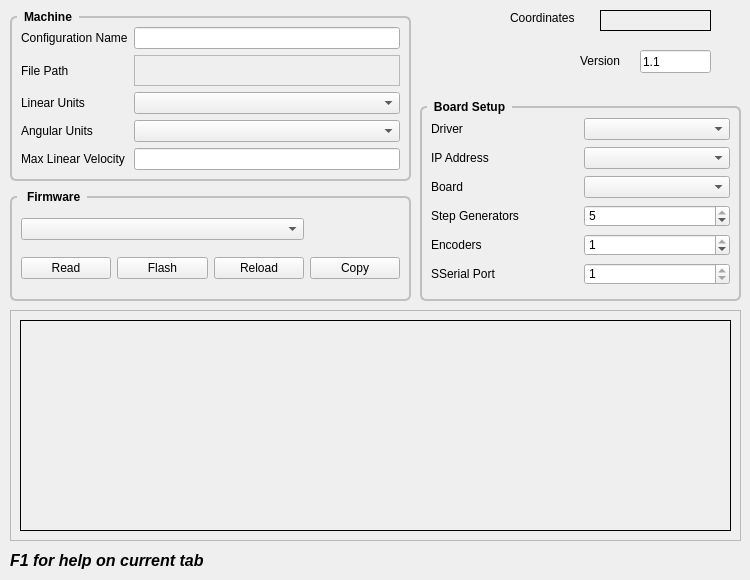
      <widget class="QWidget" name="machine">
       <attribute name="title">
        <string>Machine</string>
       </attribute>
       <widget class="QLabel" name="label_30">
        <property name="geometry">
         <rect>
          <x>580</x>
          <y>50</y>
          <width>59</width>
          <height>21</height>
         </rect>
        </property>
        <property name="text">
         <string>Version</string>
        </property>
       </widget>
       <widget class="QLineEdit" name="versionLE">
        <property name="geometry">
         <rect>
          <x>640</x>
          <y>50</y>
          <width>71</width>
          <height>23</height>
         </rect>
        </property>
        <property name="text">
         <string>1.1</string>
        </property>
       </widget>
       <widget class="QGroupBox" name="gridGroupBox">
        <property name="geometry">
         <rect>
          <x>420</x>
          <y>100</y>
          <width>321</width>
          <height>201</height>
         </rect>
        </property>
        <property name="styleSheet">
         <string notr="true">QGroupBox {
    font: bold;
    border: 2px solid silver;
    border-radius: 6px;
    margin-top: 6px;
}

QGroupBox::title {
    subcontrol-origin: margin;
    left: 7px;
    padding: 0px 5px 0px 5px;
}</string>
        </property>
        <property name="title">
         <string>Board Setup</string>
        </property>
        <layout class="QGridLayout" name="gridLayout_26">
         <item row="4" column="1">
          <widget class="QSpinBox" name="encodersSB">
           <property name="minimum">
            <number>0</number>
           </property>
           <property name="maximum">
            <number>1</number>
           </property>
           <property name="value">
            <number>1</number>
           </property>
          </widget>
         </item>
         <item row="3" column="1">
          <widget class="QSpinBox" name="stepgensSB">
           <property name="minimum">
            <number>1</number>
           </property>
           <property name="maximum">
            <number>5</number>
           </property>
           <property name="value">
            <number>5</number>
           </property>
          </widget>
         </item>
         <item row="0" column="0">
          <widget class="QLabel" name="label_36">
           <property name="text">
            <string>Driver</string>
           </property>
          </widget>
         </item>
         <item row="1" column="1">
          <widget class="QComboBox" name="ipAddressCB"/>
         </item>
         <item row="3" column="0">
          <widget class="QLabel" name="label_33">
           <property name="text">
            <string>Step Generators</string>
           </property>
          </widget>
         </item>
         <item row="2" column="1">
          <widget class="QComboBox" name="boardCB"/>
         </item>
         <item row="0" column="1">
          <widget class="QComboBox" name="driverCB"/>
         </item>
         <item row="4" column="0">
          <widget class="QLabel" name="label_34">
           <property name="text">
            <string>Encoders</string>
           </property>
          </widget>
         </item>
         <item row="2" column="0">
          <widget class="QLabel" name="label_32">
           <property name="text">
            <string>Board</string>
           </property>
          </widget>
         </item>
         <item row="1" column="0">
          <widget class="QLabel" name="label_27">
           <property name="text">
            <string>IP Address</string>
           </property>
          </widget>
         </item>
         <item row="5" column="0">
          <widget class="QLabel" name="label_35">
           <property name="text">
            <string>SSerial Port</string>
           </property>
          </widget>
         </item>
         <item row="5" column="1">
          <widget class="QSpinBox" name="sserialSB">
           <property name="minimum">
            <number>1</number>
           </property>
           <property name="maximum">
            <number>1</number>
           </property>
          </widget>
         </item>
        </layout>
       </widget>
       <widget class="QLabel" name="label_10">
        <property name="geometry">
         <rect>
          <x>510</x>
          <y>10</y>
          <width>91</width>
          <height>16</height>
         </rect>
        </property>
        <property name="text">
         <string>Coordinates</string>
        </property>
       </widget>
       <widget class="QLabel" name="coordinatesLB">
        <property name="geometry">
         <rect>
          <x>600</x>
          <y>10</y>
          <width>111</width>
          <height>21</height>
         </rect>
        </property>
        <property name="frameShape">
         <enum>QFrame::Box</enum>
        </property>
        <property name="text">
         <string/>
        </property>
       </widget>
       <widget class="QScrollArea" name="scrollArea">
        <property name="geometry">
         <rect>
          <x>10</x>
          <y>310</y>
          <width>731</width>
          <height>231</height>
         </rect>
        </property>
        <property name="widgetResizable">
         <bool>true</bool>
        </property>
        <widget class="QWidget" name="scrollAreaWidgetContents">
         <property name="geometry">
          <rect>
           <x>0</x>
           <y>0</y>
           <width>729</width>
           <height>229</height>
          </rect>
         </property>
         <layout class="QHBoxLayout" name="horizontalLayout">
          <item>
           <widget class="QLabel" name="outputLB">
            <property name="font">
             <font>
              <family>Courier 10 Pitch</family>
              <pointsize>10</pointsize>
              <weight>75</weight>
              <bold>true</bold>
             </font>
            </property>
            <property name="frameShape">
             <enum>QFrame::Box</enum>
            </property>
            <property name="text">
             <string/>
            </property>
            <property name="alignment">
             <set>Qt::AlignLeading|Qt::AlignLeft|Qt::AlignTop</set>
            </property>
            <property name="textInteractionFlags">
             <set>Qt::LinksAccessibleByMouse|Qt::TextSelectableByMouse</set>
            </property>
           </widget>
          </item>
         </layout>
        </widget>
       </widget>
       <widget class="QGroupBox" name="gridGroupBox">
        <property name="geometry">
         <rect>
          <x>10</x>
          <y>190</y>
          <width>401</width>
          <height>111</height>
         </rect>
        </property>
        <property name="styleSheet">
         <string notr="true">QGroupBox {
    font: bold;
    border: 2px solid silver;
    border-radius: 6px;
    margin-top: 6px;
}

QGroupBox::title {
    subcontrol-origin: margin;
    left: 7px;
    padding: 0px 5px 0px 5px;
}</string>
        </property>
        <property name="title">
         <string> Firmware</string>
        </property>
        <layout class="QGridLayout" name="gridLayout_29">
         <item row="1" column="2">
          <widget class="QPushButton" name="reloadPB">
           <property name="text">
            <string>Reload</string>
           </property>
          </widget>
         </item>
         <item row="1" column="1">
          <widget class="QPushButton" name="flashPB">
           <property name="text">
            <string>Flash</string>
           </property>
          </widget>
         </item>
         <item row="0" column="0" colspan="3">
          <widget class="QComboBox" name="firmwareCB">
           <property name="sizePolicy">
            <sizepolicy hsizetype="Preferred" vsizetype="Fixed">
             <horstretch>0</horstretch>
             <verstretch>0</verstretch>
            </sizepolicy>
           </property>
          </widget>
         </item>
         <item row="1" column="0">
          <widget class="QPushButton" name="testConnectionPB">
           <property name="text">
            <string>Read</string>
           </property>
          </widget>
         </item>
         <item row="1" column="3">
          <widget class="QPushButton" name="copyPB">
           <property name="toolTip">
            <string>&lt;html&gt;&lt;head/&gt;&lt;body&gt;&lt;p&gt;Copy the Output&lt;br/&gt;to the clipboard&lt;/p&gt;&lt;/body&gt;&lt;/html&gt;</string>
           </property>
           <property name="text">
            <string>Copy</string>
           </property>
          </widget>
         </item>
        </layout>
       </widget>
       <widget class="QLabel" name="label_292">
        <property name="geometry">
         <rect>
          <x>10</x>
          <y>550</y>
          <width>261</width>
          <height>21</height>
         </rect>
        </property>
        <property name="font">
         <font>
          <pointsize>12</pointsize>
          <weight>75</weight>
          <italic>true</italic>
          <bold>true</bold>
         </font>
        </property>
        <property name="text">
         <string>F1 for help on current tab</string>
        </property>
       </widget>
       <widget class="QGroupBox" name="gridGroupBox">
        <property name="geometry">
         <rect>
          <x>10</x>
          <y>10</y>
          <width>401</width>
          <height>171</height>
         </rect>
        </property>
        <property name="styleSheet">
         <string notr="true">QGroupBox {
    font: bold;
    border: 2px solid silver;
    border-radius: 6px;
    margin-top: 6px;
}

QGroupBox::title {
    subcontrol-origin: margin;
    left: 7px;
    padding: 0px 5px 0px 5px;
}</string>
        </property>
        <property name="title">
         <string>Machine</string>
        </property>
        <layout class="QGridLayout" name="gridLayout_46">
         <property name="leftMargin">
          <number>9</number>
         </property>
         <property name="topMargin">
          <number>9</number>
         </property>
         <property name="rightMargin">
          <number>9</number>
         </property>
         <property name="bottomMargin">
          <number>9</number>
         </property>
         <item row="1" column="0">
          <widget class="QLabel" name="label_2">
           <property name="text">
            <string>File Path</string>
           </property>
          </widget>
         </item>
         <item row="2" column="0">
          <widget class="QLabel" name="label_3">
           <property name="text">
            <string>Linear Units</string>
           </property>
          </widget>
         </item>
         <item row="3" column="1">
          <widget class="QComboBox" name="angularUnitsCB"/>
         </item>
         <item row="0" column="1">
          <widget class="QLineEdit" name="configName">
           <property name="toolTip">
            <string>&lt;html&gt;&lt;head/&gt;&lt;body&gt;&lt;p&gt;Any combination of letters and digits&lt;br/&gt;including the dash and underscore.&lt;br/&gt;Spaces are replaced with underscore.&lt;/p&gt;&lt;/body&gt;&lt;/html&gt;</string>
           </property>
          </widget>
         </item>
         <item row="2" column="1">
          <widget class="QComboBox" name="linearUnitsCB"/>
         </item>
         <item row="3" column="0">
          <widget class="QLabel" name="label_8">
           <property name="text">
            <string>Angular Units</string>
           </property>
          </widget>
         </item>
         <item row="4" column="1">
          <widget class="QLineEdit" name="maxLinearVelocity"/>
         </item>
         <item row="4" column="0">
          <widget class="QLabel" name="label_37">
           <property name="text">
            <string>&lt;html&gt;&lt;head/&gt;&lt;body&gt;&lt;p&gt;Max Linear Velocity&lt;/p&gt;&lt;/body&gt;&lt;/html&gt;</string>
           </property>
          </widget>
         </item>
         <item row="0" column="0">
          <widget class="QLabel" name="label">
           <property name="text">
            <string>Configuration Name</string>
           </property>
          </widget>
         </item>
         <item row="1" column="1">
          <widget class="QLabel" name="pathLabel">
           <property name="frameShape">
            <enum>QFrame::StyledPanel</enum>
           </property>
           <property name="text">
            <string/>
           </property>
          </widget>
         </item>
        </layout>
       </widget>
      </widget>
